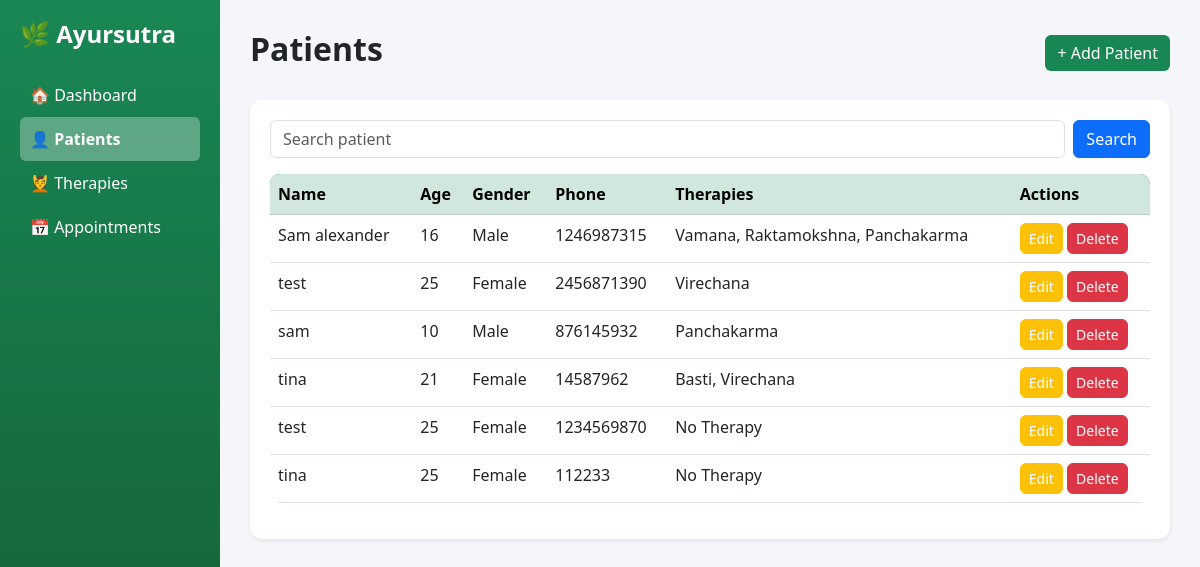
The page /patients/ on the database as committed earlier.
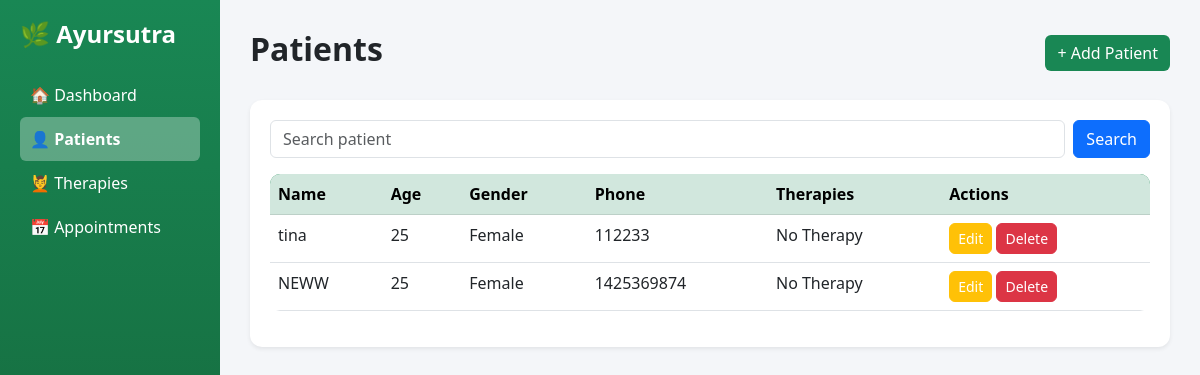
The same page on the database as committed later.
### patients/models.py (models this page shows, shortened)
class Patient(models.Model):
    GENDER_CHOICES = [
        ('Male', 'Male'),
        ('Female', 'Female'),
        ('Prefer not to say', 'Prefer not to say'),
    ]
    name = models.CharField(max_length=100)
    age = models.IntegerField()
    gender = models.CharField(max_length=25, choices=GENDER_CHOICES)
    phone = models.CharField(max_length=10, validators=[phone_validator])
    user = models.OneToOneField(User, on_delete=models.CASCADE, related_name='patient')
    name = models.CharField(max_length=100)
    phone = models.CharField(max_length=15)
    email = models.EmailField(blank=True, null=True)

### patients/views.py (the view)
# urls.py: path('', views.patient_list, name='patients'),
def patient_list(request):
    if hasattr(request.user, 'patient') and not request.user.is_staff:
        return redirect('patient_dashboard')
    query = request.GET.get('q')
    patients = Patient.objects.all()
    for patient in patients:
        therapies = Appointment.objects.filter(patient=patient)\
            .values_list('therapy__therapy_name', flat=True)
        patient.therapy_list = ", ".join(set(therapies)) if therapies else "No Therapy"
    if query:
        patients = patients.filter(name__icontains=query)
    return render(request, 'patients/patient_list.html', {
        'patients': patients,
        'query': query
    })

### patients/templates/patients/patient_list.html
{% extends "base.html" %}
{% block content %}
<div class="d-flex justify-content-between align-items-center mb-4">
    <h2>Patients</h2>
    <a href="{% url 'add_patient' %}" class="btn btn-success">+ Add Patient</a>
</div>
<div class="card shadow-sm">
    <div class="card-body">
        <form method="GET" class="mb-3 d-flex">
    <input type="text" name="q" value="{{ query|default:'' }}"
           class="form-control me-2" placeholder="Search patient">
    <button class="btn btn-primary">Search</button>
</form>
        <table class="table table-hover">
            <thead class="table-success">
                <tr>
                    <th>Name</th>
                    <th>Age</th>
                    <th>Gender</th>
                    <th>Phone</th>
                    <th>Therapies</th>
                    <th>Actions</th>
                </tr>
            </thead>
            <tbody>
                {% for patient in patients %}
                <tr>
                    <td>{{ patient.name }}</td>
                    <td>{{ patient.age }}</td>
                    <td>{{ patient.gender }}</td>
                    <td>{{ patient.phone }}</td>
                    <td>
                        {{ patient.therapy_list }}
                    </td>
                    <td>
                        <a href="{% url 'edit_patient' patient.id %}" class="btn btn-sm btn-warning">
                            Edit
                        </a>
                        <a href="{% url 'delete_patient' patient.id %}" class="btn btn-sm btn-danger">
                            Delete
                        </a>
                    </td>
                </tr>
                {% empty %}
                <tr>
                    <td colspan="6" class="text-center">No patients yet</td>
                </tr>
                {% endfor %}
            </tbody>
        </table>
    </div>
</div>
{% endblock %}

Rows that differ between the two databases and show on the page:
removed Patient: name "Sam alexander", age "16", gender "Male", phone "1246987315", therapy_list "Vamana, Raktamokshna, Panchakarma"
removed Patient: name "test", age "25", gender "Female", phone "2456871390", therapy_list "Virechana"
removed Patient: name "sam", age "10", gender "Male", phone "876145932", therapy_list "Panchakarma"
removed Patient: name "tina", age "21", gender "Female", phone "14587962", therapy_list "Basti, Virechana"
removed Patient: name "test", age "25", gender "Female", phone "1234569870", therapy_list "No Therapy"
added Patient: name "NEWW", age "25", gender "Female", phone "1425369874", therapy_list "No Therapy"
